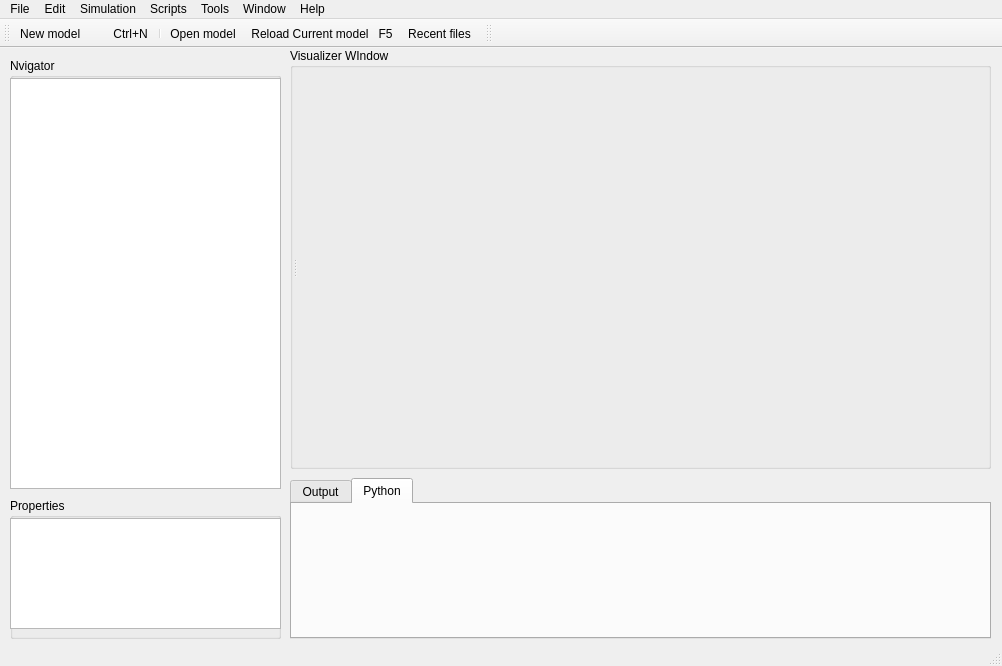
<?xml version="1.0" encoding="UTF-8"?>
<ui version="4.0">
 <class>opensimQt</class>
 <widget class="QMainWindow" name="opensimQt">
  <property name="geometry">
   <rect>
    <x>0</x>
    <y>0</y>
    <width>1002</width>
    <height>666</height>
   </rect>
  </property>
  <property name="windowTitle">
   <string>opensimQt</string>
  </property>
  <property name="windowIcon">
   <iconset resource="Icons/icons.qrc">
    <normaloff>:/Icons/help.png</normaloff>:/Icons/help.png</iconset>
  </property>
  <property name="iconSize">
   <size>
    <width>22</width>
    <height>22</height>
   </size>
  </property>
  <widget class="QWidget" name="centralwidget">
   <widget class="QGroupBox" name="grbBxVisualizer">
    <property name="geometry">
     <rect>
      <x>290</x>
      <y>0</y>
      <width>701</width>
      <height>421</height>
     </rect>
    </property>
    <property name="sizePolicy">
     <sizepolicy hsizetype="Expanding" vsizetype="Expanding">
      <horstretch>1</horstretch>
      <verstretch>1</verstretch>
     </sizepolicy>
    </property>
    <property name="title">
     <string>Visualizer WIndow</string>
    </property>
    <layout class="QVBoxLayout">
     <property name="spacing">
      <number>0</number>
     </property>
     <property name="leftMargin">
      <number>0</number>
     </property>
     <property name="topMargin">
      <number>0</number>
     </property>
     <property name="rightMargin">
      <number>0</number>
     </property>
     <property name="bottomMargin">
      <number>0</number>
     </property>
     <item>
      <widget class="QSplitter" name="splitter">
       <property name="orientation">
        <enum>Qt::Horizontal</enum>
       </property>
       <widget class="QFrame" name="tableFrame">
        <layout class="QVBoxLayout">
         <property name="spacing">
          <number>0</number>
         </property>
         <property name="leftMargin">
          <number>0</number>
         </property>
         <property name="topMargin">
          <number>0</number>
         </property>
         <property name="rightMargin">
          <number>0</number>
         </property>
         <property name="bottomMargin">
          <number>0</number>
         </property>
        </layout>
       </widget>
       <widget class="QVTKOpenGLWidget" name="qvtkWidget" native="true">
        <property name="sizePolicy">
         <sizepolicy hsizetype="Expanding" vsizetype="Expanding">
          <horstretch>1</horstretch>
          <verstretch>1</verstretch>
         </sizepolicy>
        </property>
        <property name="minimumSize">
         <size>
          <width>300</width>
          <height>300</height>
         </size>
        </property>
       </widget>
      </widget>
     </item>
    </layout>
   </widget>
   <widget class="QGroupBox" name="grbBxNavigator">
    <property name="geometry">
     <rect>
      <x>10</x>
      <y>10</y>
      <width>271</width>
      <height>431</height>
     </rect>
    </property>
    <property name="title">
     <string>Nvigator</string>
    </property>
    <widget class="QTreeView" name="Navigator">
     <property name="geometry">
      <rect>
       <x>0</x>
       <y>20</y>
       <width>271</width>
       <height>411</height>
      </rect>
     </property>
    </widget>
   </widget>
   <widget class="QGroupBox" name="grbBxProperties">
    <property name="geometry">
     <rect>
      <x>10</x>
      <y>450</y>
      <width>271</width>
      <height>141</height>
     </rect>
    </property>
    <property name="title">
     <string>Properties</string>
    </property>
    <widget class="QTableView" name="tableView">
     <property name="geometry">
      <rect>
       <x>0</x>
       <y>20</y>
       <width>271</width>
       <height>111</height>
      </rect>
     </property>
    </widget>
   </widget>
   <widget class="QTabWidget" name="tabWidget">
    <property name="geometry">
     <rect>
      <x>290</x>
      <y>430</y>
      <width>701</width>
      <height>161</height>
     </rect>
    </property>
    <property name="currentIndex">
     <number>1</number>
    </property>
    <widget class="QWidget" name="tabMessages">
     <property name="contextMenuPolicy">
      <enum>Qt::CustomContextMenu</enum>
     </property>
     <attribute name="title">
      <string>Output</string>
     </attribute>
    </widget>
    <widget class="QWidget" name="tabPython">
     <attribute name="title">
      <string>Python</string>
     </attribute>
    </widget>
   </widget>
  </widget>
  <widget class="QMenuBar" name="menubar">
   <property name="geometry">
    <rect>
     <x>0</x>
     <y>0</y>
     <width>1002</width>
     <height>22</height>
    </rect>
   </property>
   <widget class="QMenu" name="menuFile">
    <property name="title">
     <string>File</string>
    </property>
    <addaction name="actionOpenFile"/>
    <addaction name="actionSave"/>
    <addaction name="separator"/>
    <addaction name="actionPrint"/>
    <addaction name="actionHelp"/>
    <addaction name="actionExit"/>
    <addaction name="actionClose_model"/>
    <addaction name="actionSave_2"/>
    <addaction name="actionSave_as"/>
    <addaction name="actionSave_all"/>
    <addaction name="actionPreview_Sample_Data"/>
    <addaction name="actionExist"/>
   </widget>
   <widget class="QMenu" name="menuEdit">
    <property name="title">
     <string>Edit</string>
    </property>
    <addaction name="actionExcitations"/>
    <addaction name="actionExcitations_2"/>
    <addaction name="actionXML"/>
    <addaction name="actionPreferences"/>
   </widget>
   <widget class="QMenu" name="menuScript">
    <property name="title">
     <string>Scripts</string>
    </property>
    <addaction name="actionRun"/>
    <addaction name="actionOpen"/>
   </widget>
   <widget class="QMenu" name="menuTools">
    <property name="title">
     <string>Tools</string>
    </property>
   </widget>
   <widget class="QMenu" name="menuWindow">
    <property name="title">
     <string>Window</string>
    </property>
   </widget>
   <widget class="QMenu" name="menuHelp">
    <property name="title">
     <string>Help</string>
    </property>
   </widget>
   <widget class="QMenu" name="menuSimulation">
    <property name="title">
     <string>Simulation</string>
    </property>
    <addaction name="actionSimulate"/>
    <addaction name="actionSetting"/>
    <addaction name="actionTime"/>
    <addaction name="actionSolver"/>
   </widget>
   <addaction name="menuFile"/>
   <addaction name="menuEdit"/>
   <addaction name="menuSimulation"/>
   <addaction name="menuScript"/>
   <addaction name="menuTools"/>
   <addaction name="menuWindow"/>
   <addaction name="menuHelp"/>
  </widget>
  <widget class="QStatusBar" name="statusbar"/>
  <widget class="QToolBar" name="tbarShortCuts">
   <property name="orientation">
    <enum>Qt::Horizontal</enum>
   </property>
   <property name="iconSize">
    <size>
     <width>22</width>
     <height>22</height>
    </size>
   </property>
   <attribute name="toolBarArea">
    <enum>TopToolBarArea</enum>
   </attribute>
   <attribute name="toolBarBreak">
    <bool>false</bool>
   </attribute>
   <addaction name="actionOpenFile"/>
   <addaction name="separator"/>
   <addaction name="actionSave"/>
   <addaction name="actionPrint"/>
   <addaction name="actionHelp"/>
  </widget>
  <widget class="QToolBar" name="tbarSimulation">
   <property name="windowTitle">
    <string>toolBar_2</string>
   </property>
   <attribute name="toolBarArea">
    <enum>TopToolBarArea</enum>
   </attribute>
   <attribute name="toolBarBreak">
    <bool>false</bool>
   </attribute>
  </widget>
  <action name="actionOpenFile">
   <property name="enabled">
    <bool>true</bool>
   </property>
   <property name="icon">
    <iconset resource="Icons/icons.qrc">
     <normaloff>:/Icons/fileopen.png</normaloff>:/Icons/fileopen.png</iconset>
   </property>
   <property name="text">
    <string>New model          Ctrl+N</string>
   </property>
  </action>
  <action name="actionExit">
   <property name="text">
    <string>Close model</string>
   </property>
  </action>
  <action name="actionPrint">
   <property name="icon">
    <iconset resource="Icons/icons.qrc">
     <normaloff>:/Icons/print.png</normaloff>:/Icons/print.png</iconset>
   </property>
   <property name="text">
    <string>Reload Current model   F5</string>
   </property>
  </action>
  <action name="actionHelp">
   <property name="icon">
    <iconset resource="Icons/icons.qrc">
     <normaloff>:/Icons/help.png</normaloff>:/Icons/help.png</iconset>
   </property>
   <property name="text">
    <string>Recent files</string>
   </property>
  </action>
  <action name="actionSave">
   <property name="icon">
    <iconset resource="Icons/icons.qrc">
     <normaloff>:/Icons/filesave.png</normaloff>:/Icons/filesave.png</iconset>
   </property>
   <property name="text">
    <string>Open model</string>
   </property>
  </action>
  <action name="actionSimulate">
   <property name="text">
    <string>Simulate</string>
   </property>
  </action>
  <action name="actionSetting">
   <property name="text">
    <string>StepSize</string>
   </property>
  </action>
  <action name="actionTime">
   <property name="text">
    <string>EndTime</string>
   </property>
  </action>
  <action name="actionSolver">
   <property name="text">
    <string>Solver</string>
   </property>
  </action>
  <action name="actionClose_model">
   <property name="text">
    <string>Close all</string>
   </property>
  </action>
  <action name="actionSave_2">
   <property name="text">
    <string>Save</string>
   </property>
  </action>
  <action name="actionSave_as">
   <property name="text">
    <string>Save as</string>
   </property>
  </action>
  <action name="actionSave_all">
   <property name="text">
    <string>Save all</string>
   </property>
  </action>
  <action name="actionPreview_Sample_Data">
   <property name="text">
    <string>Preview Sample Data</string>
   </property>
  </action>
  <action name="actionExist">
   <property name="text">
    <string>Exist</string>
   </property>
  </action>
  <action name="actionExcitations">
   <property name="text">
    <string>Current Model</string>
   </property>
  </action>
  <action name="actionExcitations_2">
   <property name="text">
    <string>Excitations</string>
   </property>
  </action>
  <action name="actionXML">
   <property name="text">
    <string>XML</string>
   </property>
  </action>
  <action name="actionPreferences">
   <property name="text">
    <string>Preferences</string>
   </property>
  </action>
  <action name="actionRun">
   <property name="text">
    <string>Run</string>
   </property>
  </action>
  <action name="actionOpen">
   <property name="text">
    <string>Open</string>
   </property>
  </action>
 </widget>
 <customwidgets>
  <customwidget>
   <class>QVTKOpenGLWidget</class>
   <extends>QWidget</extends>
   <header>QVTKOpenGLWidget.h</header>
  </customwidget>
 </customwidgets>
 <resources>
  <include location="Icons/icons.qrc"/>
 </resources>
 <connections/>
</ui>
